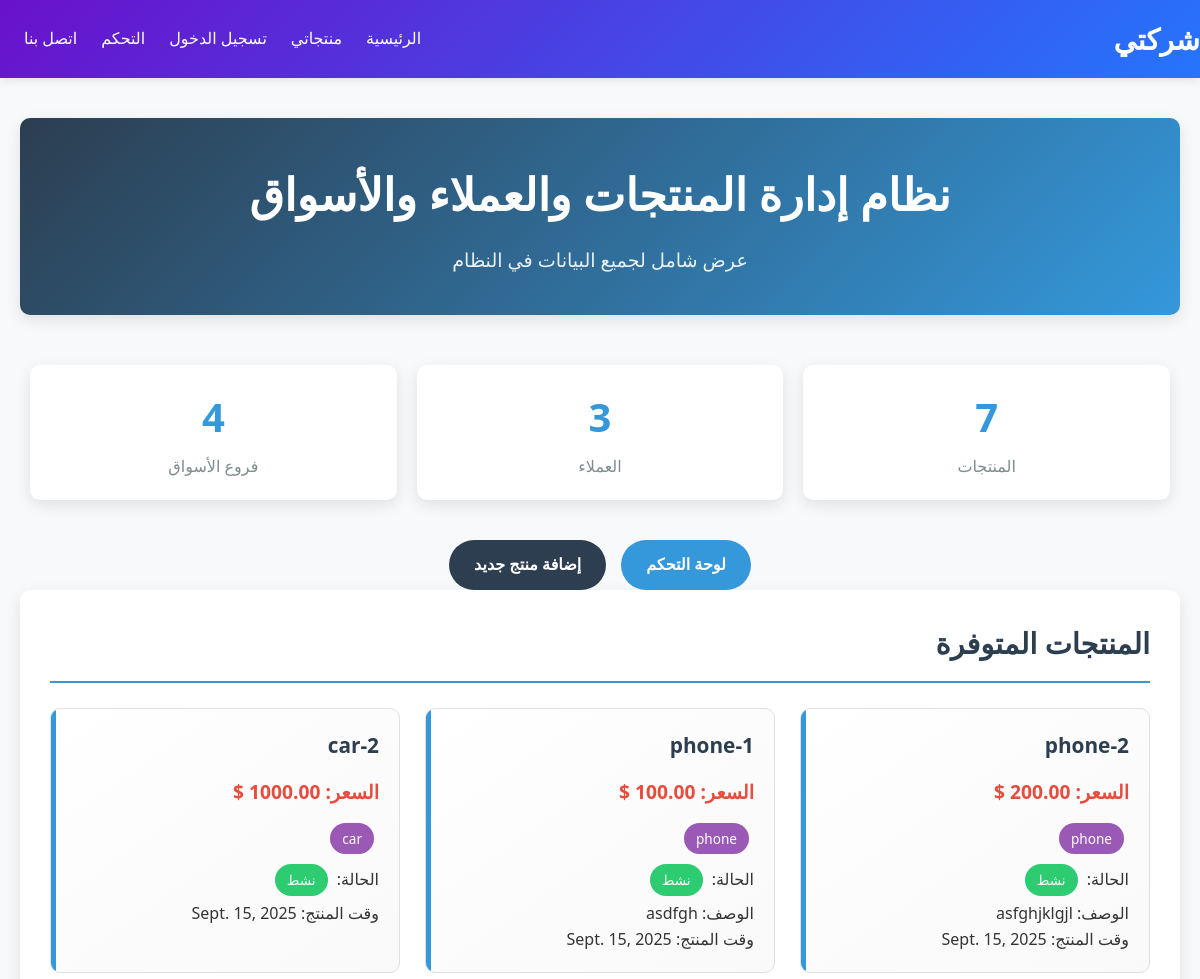
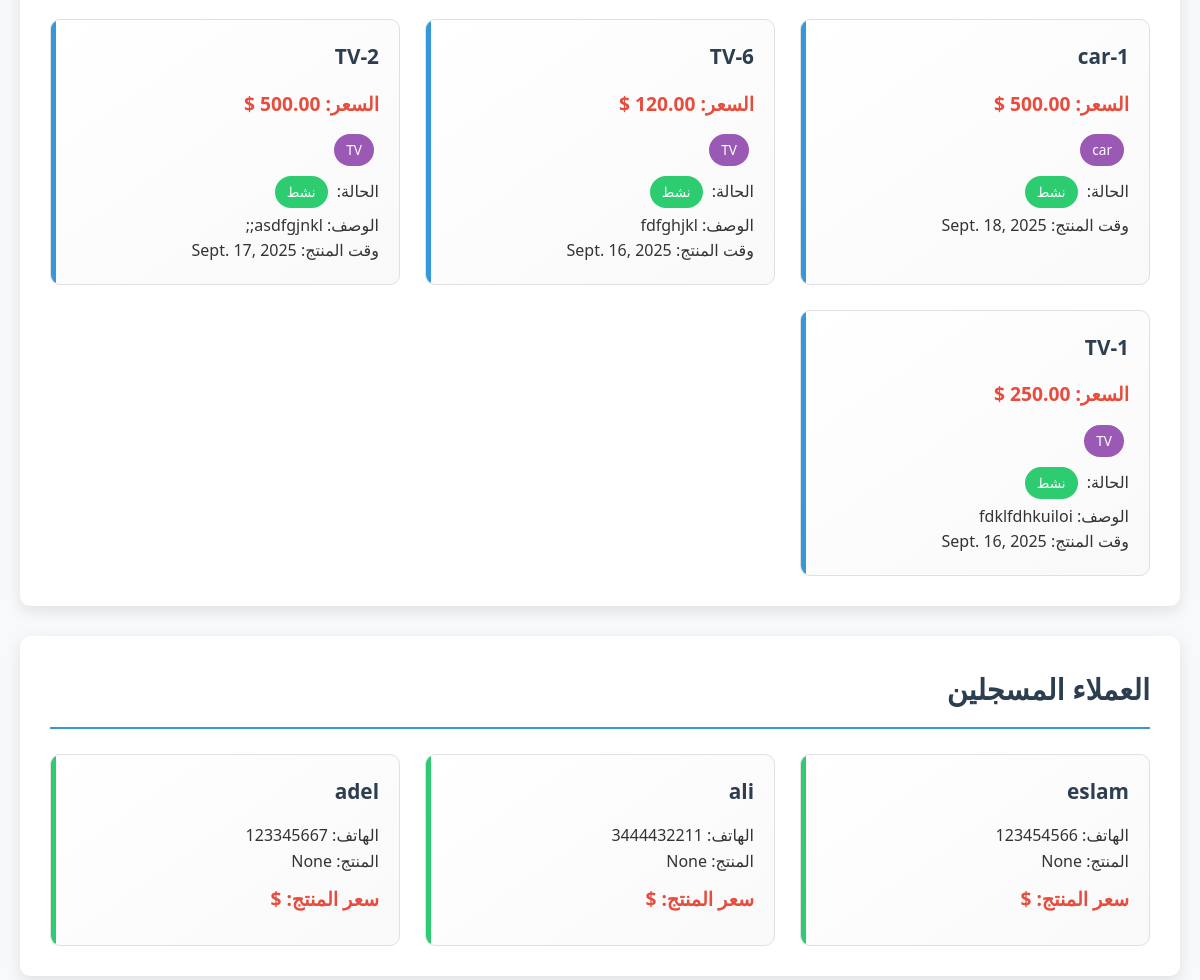
The app's page / (upper part), older data (2 pictures, top to bottom).
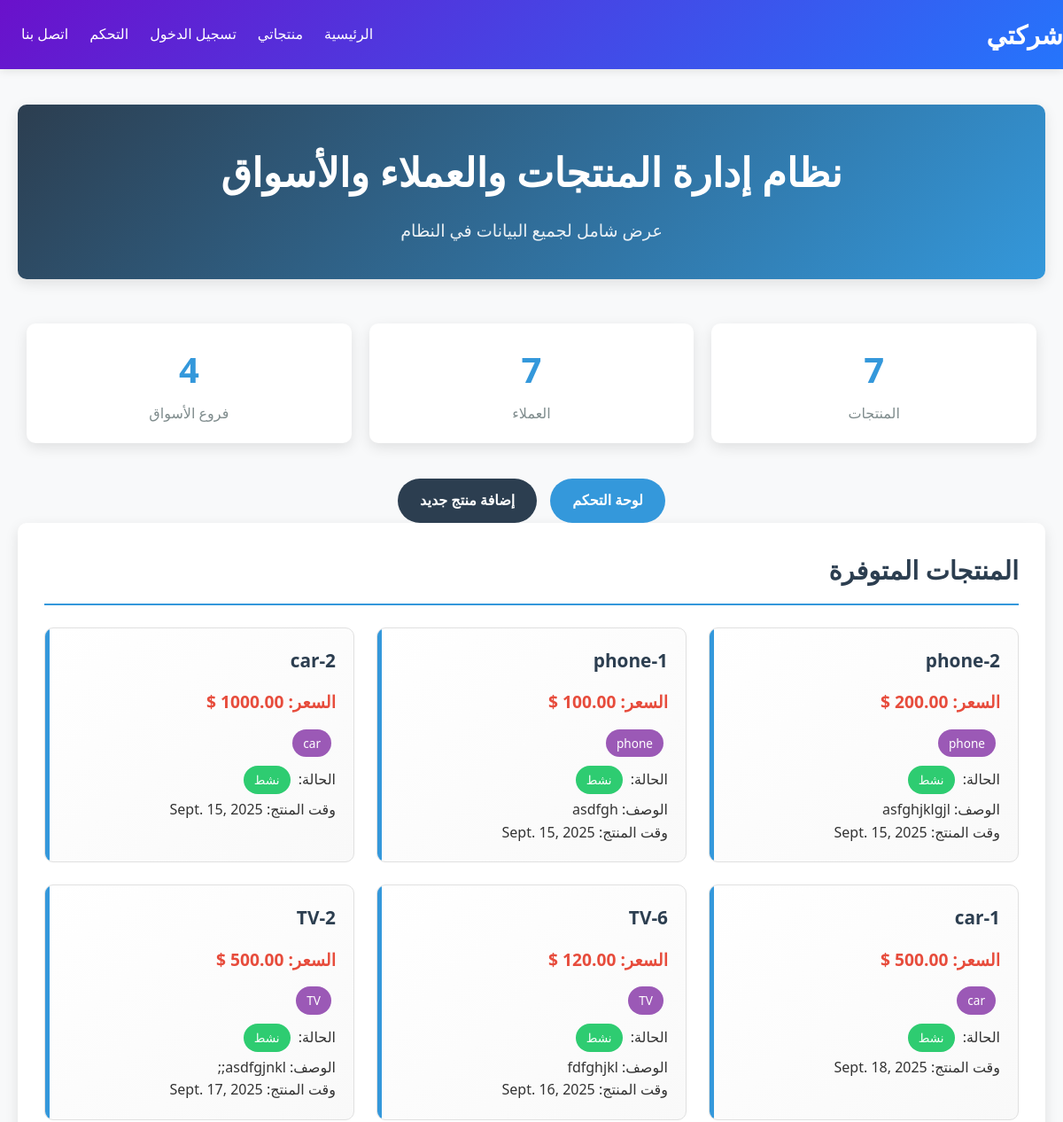
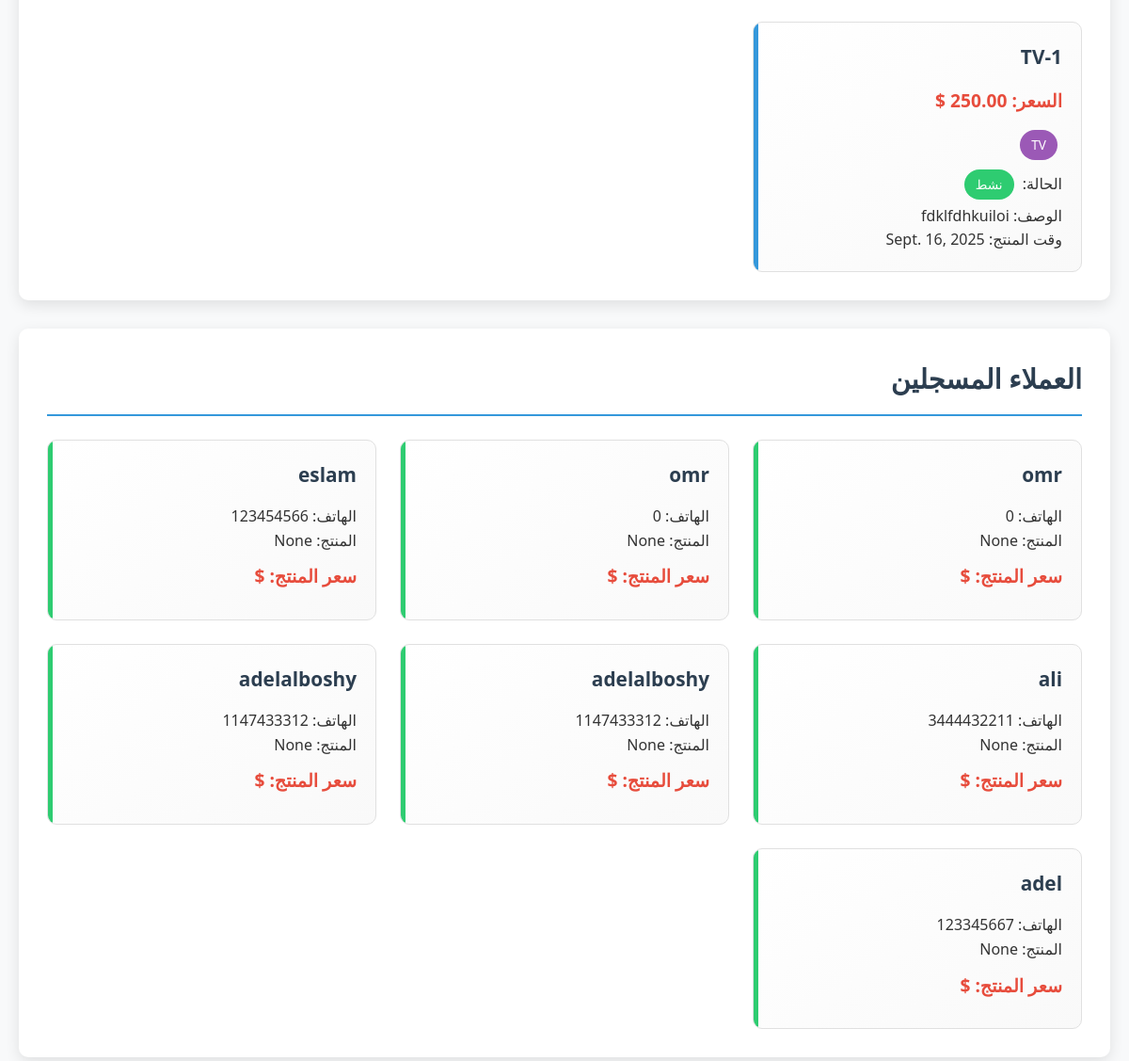
The same page, newer data (2 pictures, top to bottom).
### pages/models.py (models this page shows, shortened)
class Product (models.Model):
    id = models.AutoField(primary_key=True)
    name=models.CharField(max_length = 100,default = 'enter name')
    price=models.DecimalField(max_digits = 6,decimal_places=2,default = 0.0)
    image= models.ImageField(upload_to = 'photos/%y/%m/%d',default = 'photos/25/09/13/tour-list-4.png')
    content=models.TextField(null= True,blank=True)
    categories = [
        ('phone','phone'),
        ('computer','computer'),
        ('TV','TV'),
        ('car','car'),
        ('fan','fan'),
    ]
    cotegory=models.CharField(max_length = 100,verbose_name = 'category',choices = categories)
    active=models.BooleanField(default=True)
    product_time = models.OneToOneField(Time ,on_delete=models.CASCADE, null=True, blank=True)
    class Meta :
        verbose_name = 'product'
        ordering = ['-name']

class Time (models.Model):
    Date = models.DateField(default=timezone.now)
    time = models.TimeField(null = True)
    moment = models.DateTimeField(null = True)
    class Meta :
        verbose_name = 'time'
        ordering = ['-moment']

class Clint (models.Model):
    id = models.AutoField(primary_key=True)
    name = models.CharField(max_length = 100)
    password = models.CharField(max_length = 100)
    phone = models.BigIntegerField(default=0)
    image = models.ImageField(upload_to = 'clint_photo/%y/%m/%d',default = 'photos/25/09/13/tour-list-4.png')
    product = models.ManyToManyField(Product)
    class Meta :
        verbose_name = 'clint'
        ordering = ['-name']

### pages/views.py (the view)
# urls.py: path('',views.index,name = 'index'),
def index(request):
    return render(request,'pages/index.html',{"product_card" : Product.objects.all(),'clints_card':Clint.objects.all(),'markets_card':Market.objects.all()})

### templates/pages/index.html (shortened to what this page needs)
<!DOCTYPE html>
{% load static %}
<html lang="ar" dir="rtl">
<head>
</head>
<body>
    {% include 'parts/navbar.html' %}
    <div class="content">
        <div class="header">
            <h1>نظام إدارة المنتجات والعملاء والأسواق</h1>
            <p>عرض شامل لجميع البيانات في النظام</p>
        </div>
        <div class="stats-bar">
            <div class="stat-item">
                <div class="stat-number">{{ product_card|length }}</div>
                <div class="stat-label">المنتجات</div>
            </div>
            <div class="stat-item">
                <div class="stat-number">{{ clints_card|length }}</div>
                <div class="stat-label">العملاء</div>
            </div>
            <div class="stat-item">
                <div class="stat-number">{{ markets_card|length }}</div>
                <div class="stat-label">فروع الأسواق</div>
            </div>
        </div>
        <div class="action-buttons">
            <a href="/admin" class="btn btn-primary">لوحة التحكم</a>
            <a href="/products/add" class="btn btn-secondary">إضافة منتج جديد</a>
        </div>
        <div class="section">
            <h2>المنتجات المتوفرة</h2>
            <div class="grid-container">
                {% for product in product_card %}
                <div class="card">
                    <h3>{{ product.name }}</h3>
                    <p class="price-tag">السعر: {{ product.price }} $</p>
                    <p><span class="badge category-badge">{{ product.get_cotegory_display }}</span></p>
                    <p>الحالة:
                        <span class="badge {% if product.active %}badge-active{% else %}badge-inactive{% endif %}">
                            {{ product.active|yesno:"نشط,غير نشط" }}
                        </span>
                    </p>
                    {% if product.content %}
                    <p>الوصف: {{ product.content|truncatewords:15 }}</p>
                    {% endif %}
                    {% if product.product_time %}
                    <p>وقت المنتج: {{ product.product_time.Date }}</p>
                    {% endif %}
                </div>
                {% empty %}
                <div class="empty-message">
                    <p>لا توجد منتجات متاحة حالياً.</p>
                </div>
                {% endfor %}
            </div>
        </div>
        <div class="section">
            <h2>العملاء المسجلين</h2>
            <div class="grid-container">
                {% for clint in clints_card %}
                <div class="card clint-card">
                    <h3>{{ clint.name }}</h3>
                    <p>الهاتف: {{ clint.phone }}</p>
                    <p>المنتج: {{ clint.product.name }}</p>
                    <p class="price-tag">سعر المنتج: {{ clint.product.price }} $</p>
                </div>
                {% empty %}
                <div class="empty-message">
                    <p>لا يوجد عملاء مسجلين حالياً.</p>
                </div>
                {% endfor %}
            </div>
        </div>
    </div>
    {% include 'parts/foter.html' %}
</body>
</html>

### templates/parts/navbar.html (shortened to what this page needs)
{% load static %}
<link rel="stylesheet" href="{% static 'css/navbar.css' %}">
<header>
    <div class="container">
        <nav>
            <div class="logo">شركتي</div>
            <ul class="nav-links">
                <li><a href="{%url 'index'%}" >الرئيسية</a></li>
                <li><a href="{%url 'products'%}" >منتجاتي</a></li>
                <li><a href="{%url 'login'%}" > تسجيل الدخول</a></li>
                <li><a href="http://127.0.0.1:8000/admin/ " target="_blank">التحكم</a></li>
                <li><a href="http://localhost/phpmyadmin/index.php?route=/" target="_blank">اتصل بنا</a></li>
            </ul>
        </nav>
    </div>
</header>

### templates/parts/foter.html (shortened to what this page needs)
{% load static %}
<link rel="stylesheet" href="{% static 'css/foter.css' %}">

### static/css/navbar.css (style rules this page uses)
header { background: linear-gradient(135deg, #6a11cb 0%, #2575fc 100%); color: white; padding: 1rem 0; position: sticky; top: 0; z-index: 100; box-shadow: 0 2px 10px rgba(0, 0, 0, 0.1); }
nav { display: flex; justify-content: space-between; align-items: center; }
.logo { font-size: 1.8rem; font-weight: 700; }
.nav-links { display: flex; list-style: none; }
.nav-links li { margin-left: 1.5rem; }
.nav-links a { color: white; text-decoration: none; font-weight: 500; transition: all 0.3s ease; }

### templates/pages/index.html (style rules this page uses)
:root { --primary-color: #3498db; --secondary-color: #2c3e50; --accent-color: #e74c3c; --light-color: #ecf0f1; --success-color: #2ecc71; --text-color: #333; --border-radius: 10px; --box-shadow: 0 5px 15px rgba(0, 0, 0, 0.1); }
* { margin: 0; padding: 0; box-sizing: border-box; }
body { font-family: 'Segoe UI', Tahoma, Geneva, Verdana, sans-serif; background-color: #f8f9fa; color: var(--text-color); line-height: 1.6; }
.content { max-width: 1400px; margin: 20px auto; padding: 20px; }
.header { text-align: center; margin-bottom: 40px; background: linear-gradient(135deg, var(--secondary-color), var(--primary-color)); color: white; padding: 40px; border-radius: var(--border-radius); box-shadow: var(--box-shadow); }
.header h1 { font-size: 2.8rem; margin-bottom: 15px; font-weight: 700; }
.header p { font-size: 1.2rem; opacity: 0.9; }
.section { background: white; border-radius: var(--border-radius); padding: 30px; margin-bottom: 30px; box-shadow: var(--box-shadow); }
.section h2 { color: var(--secondary-color); border-bottom: 2px solid var(--primary-color); padding-bottom: 15px; margin-bottom: 25px; font-size: 1.8rem; }
.grid-container { display: grid; grid-template-columns: repeat(auto-fill, minmax(300px, 1fr)); gap: 25px; }
.card { background: linear-gradient(145deg, #ffffff, #f9f9f9); border: 1px solid #e0e0e0; border-radius: var(--border-radius); padding: 20px; transition: all 0.3s ease; position: relative; overflow: hidden; }
.card::before { content: ''; position: absolute; top: 0; left: 0; width: 5px; height: 100%; background: var(--primary-color); }
.card h3 { margin-top: 0; color: var(--secondary-color); font-size: 1.3rem; margin-bottom: 15px; }
.price-tag { font-weight: bold; color: var(--accent-color); font-size: 1.2rem; margin: 10px 0; }
.badge { display: inline-block; padding: 5px 12px; border-radius: 20px; font-size: 0.85rem; margin: 5px 5px 5px 0; color: white; }
.category-badge { background-color: #9b59b6; }
.badge-active { background-color: var(--success-color); }
.clint-card::before { background: var(--success-color); }
.stats-bar { display: flex; justify-content: space-around; margin: 30px 0; flex-wrap: wrap; }
.stat-item { text-align: center; padding: 20px; background: white; border-radius: var(--border-radius); box-shadow: var(--box-shadow); margin: 10px; flex: 1; min-width: 200px; }
.stat-number { font-size: 2.5rem; font-weight: bold; color: var(--primary-color); margin-bottom: 5px; }
.stat-label { color: #7f8c8d; font-size: 1rem; }
.action-buttons { display: flex; justify-content: center; gap: 15px; margin-top: 30px; }
.btn { padding: 12px 25px; border-radius: 30px; text-decoration: none; font-weight: 600; transition: all 0.3s ease; border: none; cursor: pointer; font-size: 1rem; }
.btn-primary { background: var(--primary-color); color: white; }
.btn-secondary { background: var(--secondary-color); color: white; }

Row changes from the older to the newer data that the page shows:
added Clint: name "omr", phone "0", product.name "None"
added Clint: name "omr", phone "0", product.name "None"
added Clint: name "adelalboshy", phone "1147433312", product.name "None"
added Clint: name "adelalboshy", phone "1147433312", product.name "None"
Text that changed along with them:
{{ clints_card|length }}: "3" → "7"
